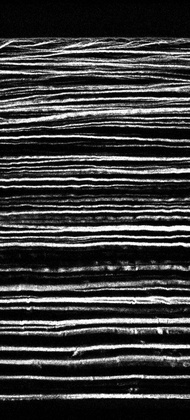
%> input picture zach/rabbitImages/image1.jpg, 190 x 420 px, shrunk from 453 x 1001 before the run
$ octave segmentScript.m   (GNU Octave 9; MATLAB toolbox functions it lacks are replaced by stand-ins)
%> lines starting %> are read from the running program, lines starting %| are printed output that depends on the picture; in (x1, y1, x2, y2) boxes, pixels count from 0 and x2, y2 are one past the last pixel; in counts of white or black regions, pixels touching at a corner belong together; the program's own positions count from 1
### submittedCode/productionCode/getSegImage.m
function [ segImage ] = getSegImage( image )
%GETSEGIMAGE Takes in the image and returns the segmented one
%   This function will take in a single raw image
%       and perform the steps done to get a nice looking
%       segmented image.
%   This is the production code that was used to generate
%       the segmented images that were later put into the 3D data set.

threshold=0.3;

%does the average filter
filter = fspecial('average',3);
newImage = conv2(image,filter,'same');

%does the clustering
% getKMeansImage is another function that I wrote
image1Seg = getKMeansImage(newImage);

%does the median filter on the segmented image
image1SegRefine = medfilt2(image1Seg,[2 2]);

%{
Does the Bilateral filter on the median filtered image
The bfilter2 code was written by Douglas Lanman
    and posted on the Matlab file exchange:
http://www.mathworks.com/matlabcentral/fileexchange/12191-bilateral-filtering
%}
image1BiFilter = bfilter2(image1SegRefine,[2 2],[0 0]);

%makes sure the image is still segmented
segImage = double(image1BiFilter>threshold);


end

### submittedCode/productionCode/getKMeansImage.m
function [ newSegImage ] = getKMeansImage( image1 )
%GETKMEANSIMAGE Does k-Means clustering on the image
%   This is the production code that was used to
%       cluster the pixels of the image into fiber ones and non-fiber
%       ones where (x,y,brightness) were the points clustered

image1Size = size(image1);
height = image1Size(1);
width = image1Size(2);

threshold = 0.3;

xVals = 1:width;
xVals = xVals/width; %normalizes the x-coordinates
xValsArray = repmat(xVals,[height 1]);
yVals = 1:height;
yVals = yVals/height; %normalizes the y-coordinates
yVals = transpose(yVals);
yValsArray = repmat(yVals,[1 width]);

%makes the points to be clustered
image1Data = zeros(height,width,3);
image1Data(:,:,1) = image1;
image1Data(:,:,2) = xValsArray;
image1Data(:,:,3) = yValsArray;

%does the k-Means clustering
N = height*width;
image1DataSeq = reshape(image1Data,[N 3]);
[indices,cluster] = kmeans(image1DataSeq,30);

%classifies the clusters
clusterValues = cluster(:,1);
clusterSeg = double(clusterValues>threshold);
image1Seg = zeros(1,N);
image1NonSeg = zeros(1,N); %in case we do not want to segment the clusters in the future
for index = 1:N
    image1Seg(index) = clusterSeg(indices(index));
    image1NonSeg(index) = clusterValues(indices(index));
end

%returns the segmented image
newSegImage = reshape(image1Seg,[height width]);

end

### zach/bfilter2.m

% BFILTER2 Two dimensional bilateral filtering.
%    This function implements 2-D bilateral filtering using
%    the method outlined in:
%
%       C. Tomasi and R. Manduchi. Bilateral Filtering for
%       Gray and Color Images. In Proceedings of the IEEE
%       International Conference on Computer Vision, 1998.
%
%    B = bfilter2(A,W,SIGMA) performs 2-D bilateral filtering
%    for the grayscale or color image A. A should be a double
%    precision matrix of size NxMx1 or NxMx3 (i.e., grayscale
%    or color images, respectively) with normalized values in
%    the closed interval [0,1]. The half-size of the Gaussian
%    bilateral filter window is defined by W. The standard
%    deviations of the bilateral filter are given by SIGMA,
%    where the spatial-domain standard deviation is given by
%    SIGMA(1) and the intensity-domain standard deviation is
%    given by SIGMA(2).
%
% Douglas R. Lanman, Brown University, September 2006.
% dlanman@brown.edu, http://mesh.brown.edu/dlanman


%%%%%%%%%%%%%%%%%%%%%%%%%%%%%%%%%%%%%%%%%%%%%%%%%%%%%%%%%%%%%
% Pre-process input and select appropriate filter.
function B = bfilter2(A,w,sigma)

% Verify that the input image exists and is valid.
if ~exist('A','var') || isempty(A)
   error('Input image A is undefined or invalid.');
end
if ~isfloat(A) || ~sum([1,3] == size(A,3)) || ...
      min(A(:)) < 0 || max(A(:)) > 1
   error(['Input image A must be a double precision ',...
          'matrix of size NxMx1 or NxMx3 on the closed ',...
          'interval [0,1].']);
end

% Verify bilateral filter window size.
if ~exist('w','var') || isempty(w) || ...
      numel(w) ~= 1 || w < 1
   w = 5;
end
w = ceil(w);

% Verify bilateral filter standard deviations.
if ~exist('sigma','var') || isempty(sigma) || ...
      numel(sigma) ~= 2 || sigma(1) <= 0 || sigma(2) <= 0
   sigma = [3 0.1];
end

% Apply either grayscale or color bilateral filtering.
if size(A,3) == 1
   B = bfltGray(A,w,sigma(1),sigma(2));
else
   B = bfltColor(A,w,sigma(1),sigma(2));
end


%%%%%%%%%%%%%%%%%%%%%%%%%%%%%%%%%%%%%%%%%%%%%%%%%%%%%%%%%%%%%
% Implements bilateral filtering for grayscale images.
function B = bfltGray(A,w,sigma_d,sigma_r)

% Pre-compute Gaussian distance weights.
[X,Y] = meshgrid(-w:w,-w:w);
G = exp(-(X.^2+Y.^2)/(2*sigma_d^2));

% Create waitbar.
h = waitbar(0,'Applying bilateral filter...');
set(h,'Name','Bilateral Filter Progress');

% Apply bilateral filter.
dim = size(A);
B = zeros(dim);
for i = 1:dim(1)
   for j = 1:dim(2)

         % Extract local region.
         iMin = max(i-w,1);
         iMax = min(i+w,dim(1));
         jMin = max(j-w,1);
         jMax = min(j+w,dim(2));
         I = A(iMin:iMax,jMin:jMax);

         % Compute Gaussian intensity weights.
         H = exp(-(I-A(i,j)).^2/(2*sigma_r^2));

         % Calculate bilateral filter response.
         F = H.*G((iMin:iMax)-i+w+1,(jMin:jMax)-j+w+1);
         B(i,j) = sum(F(:).*I(:))/sum(F(:));

   end
   waitbar(i/dim(1));
end

% Close waitbar.
close(h);


%%%%%%%%%%%%%%%%%%%%%%%%%%%%%%%%%%%%%%%%%%%%%%%%%%%%%%%%%%%%%
% Implements bilateral filter for color images.
% [59 lines left out: function bfltColor, not called in this run]

### submittedCode/productionCode/segmentScript.m
%{

This is the production script that is used to generate all the
    result images.
It goes through the folder of images generated by initScript
    and individually segments each image, putting the result
    into a different folder.

%}


firstImage = im2double(imread('rabbitImages/image1.jpg'));
%> firstImage: size 420x190 double; min 0, max 1, mean 0.233
sizeImage = size(firstImage);
%> sizeImage = [420 190]
height = sizeImage(1);
%> height = 420
width = sizeImage(2);
%> width = 190

numImages = 50;
index = 1;

for num = 1:numImages

    imname = strcat('rabbitImages/image',num2str(num),'.jpg');
    image1 = im2double(imread(imname));

    %calls the getSegImage.m function
    image1Seg = getSegImage(image1);
%> in getSegImage, `newImage = conv2(image,filter,'same');`:
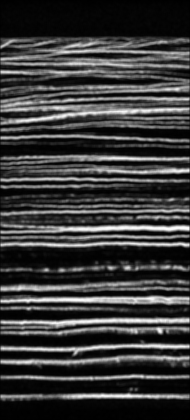
%> newImage: size 420x190 double; min 0, max 0.99, mean 0.233
%> in getKMeansImage, `image1Data(:,:,1) = image1;`:
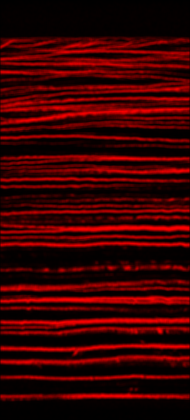
%> image1Data: size 420x190x3 double; mean R, G, B 0.233, 0, 0
%> in getKMeansImage, `image1Data(:,:,2) = xValsArray;`:
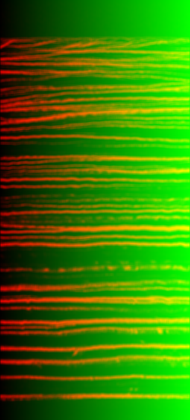
%> image1Data: size 420x190x3 double; mean R, G, B 0.233, 0.503, 0
%> in getKMeansImage, `image1Data(:,:,3) = yValsArray;`:
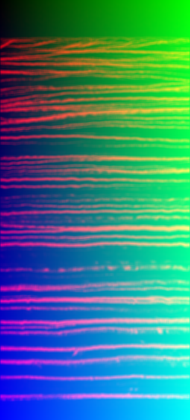
%> image1Data: size 420x190x3 double; mean R, G, B 0.233, 0.503, 0.501
%> in getKMeansImage, `[indices,cluster] = kmeans(image1DataSeq,30);`: cluster = 30 rows, first 12: [0.411 0.827 0.493; 0.408 0.173 0.814; 0.0403 0.171 0.0779; 0.339 0.195 0.188; 0.769 0.489 0.77; 0.355 0.855 0.777; 0.0955 0.114 0.353; 0.0379 0.368 0.906; 0.0463 0.618 0.871; 0.702 0.819 0.797; 0.448 0.472 0.468; 0.0841 0.131 0.601]
%> in getKMeansImage, `clusterValues = cluster(:,1);`: clusterValues = 30 values, max 0.79 at index 16, min 0.0352 at index 25, mean 0.301
%> in getKMeansImage, `clusterSeg = double(clusterValues>threshold);`: clusterSeg = 30 values, max 1 at index 1, min 0 at index 3, mean 0.5
%> in getKMeansImage, `newSegImage = reshape(image1Seg,[height width]);`:
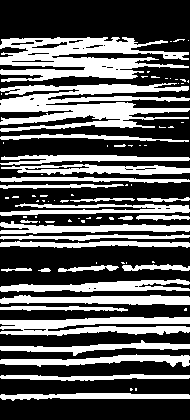
%> newSegImage: size 420x190 double; values 0 (black) and 1 (white), 37% white; 81 white regions (52 under 20 px), largest, box (x1, y1, x2, y2) and area: (0, 83, 190, 132) 5176, (0, 37, 189, 82) 4847, (0, 317, 190, 336) 2459
%> in getSegImage, `image1SegRefine = medfilt2(image1Seg,[2 2]);`:
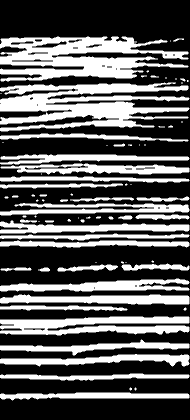
%> image1SegRefine: size 420x190 double; min 0, max 1, mean 0.368
%> in getSegImage, `segImage = double(image1BiFilter>threshold);`:
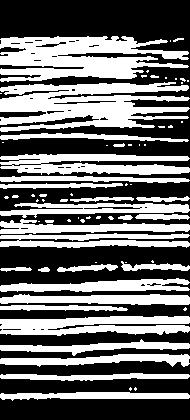
%> segImage: size 420x190 double; values 0 (black) and 1 (white), 43.5% white; 69 white regions (38 under 20 px), largest, box (x1, y1, x2, y2) and area: (0, 82, 190, 132) 5957, (0, 36, 189, 82) 5546, (0, 316, 190, 336) 2816

    imnameWrite = strcat('resultImages/image',num2str(num),'.jpg');
    imwrite(image1Seg,imnameWrite,'JPEG');
%> (the run ends here)
